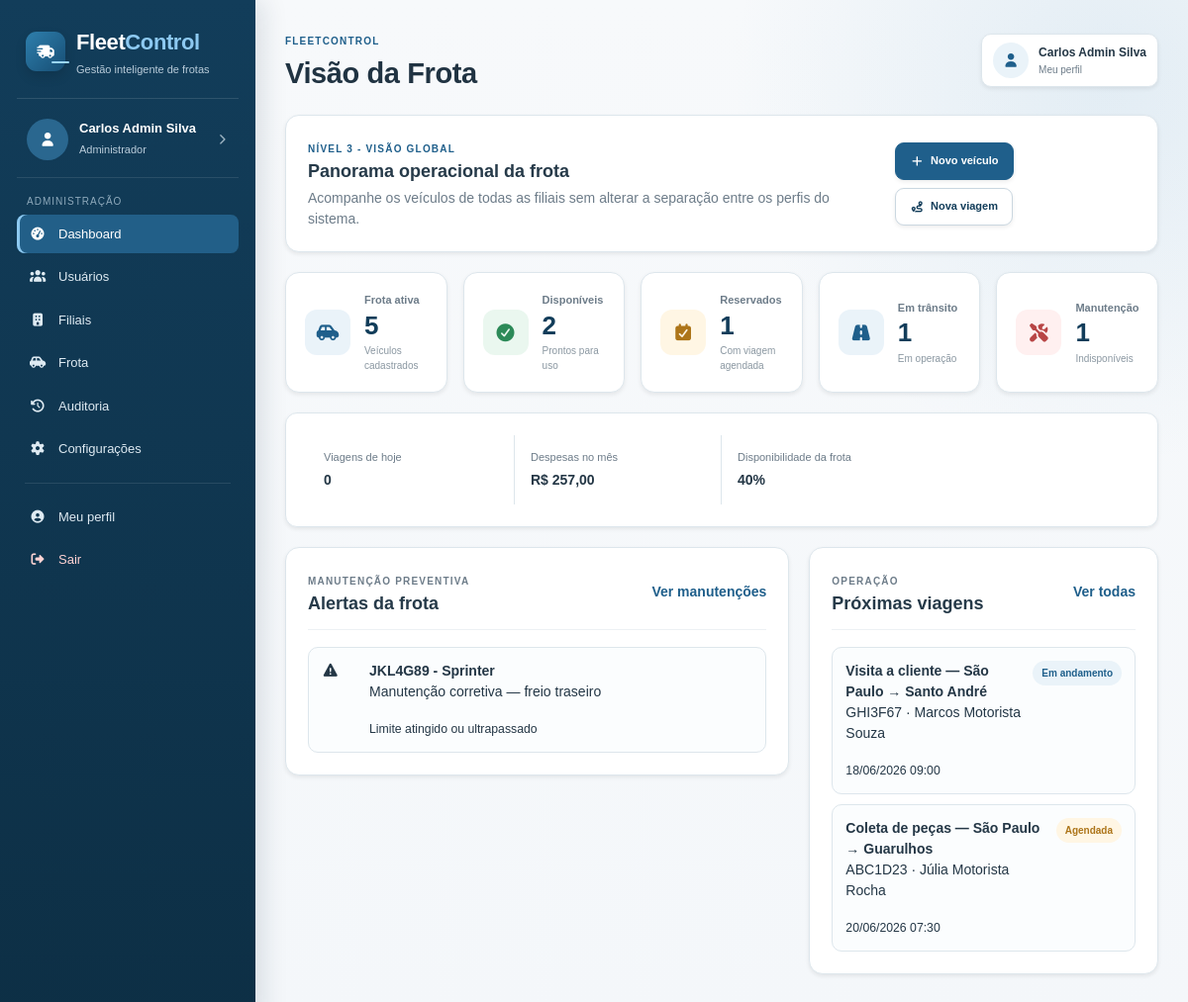
The page /gerente/dashboard.php (signed in) on the database its author committed.
### tables this page shows
CREATE TABLE planos_manutencao (
    id                  INT UNSIGNED    NOT NULL AUTO_INCREMENT,
    veiculo_id          INT UNSIGNED    NOT NULL,
    tipo_servico        VARCHAR(100)    NOT NULL,
    km_limite           INT UNSIGNED    NOT NULL,
    data_agendamento    DATE            DEFAULT NULL,
    status              ENUM('pendente','concluido','cancelado') NOT NULL DEFAULT 'pendente',
    observacoes         TEXT            DEFAULT NULL,
    criado_em           DATETIME        NOT NULL DEFAULT CURRENT_TIMESTAMP,
    PRIMARY KEY (id),
    CONSTRAINT fk_manutencao_veiculo
        FOREIGN KEY (veiculo_id) REFERENCES veiculos(id)
        ON UPDATE CASCADE ON DELETE CASCADE
);

CREATE TABLE veiculos (
    id                      INT UNSIGNED    NOT NULL AUTO_INCREMENT,
    placa                   VARCHAR(8)      NOT NULL,
    modelo                  VARCHAR(80)     NOT NULL,
    marca                   VARCHAR(60)     NOT NULL,
    chassi                  VARCHAR(17)     NOT NULL,
    renavam                 VARCHAR(11)     NOT NULL,
    ano                     YEAR            NOT NULL,
    categoria_cnh_exigida   ENUM('A','B','C','D','E') NOT NULL DEFAULT 'B',
    odometro_inicial        INT UNSIGNED    NOT NULL DEFAULT 0,
    odometro_atual          INT UNSIGNED    NOT NULL DEFAULT 0,
    status                  ENUM('disponivel','reservado','em_transito','manutencao') NOT NULL DEFAULT 'disponivel',
    filial_id               INT UNSIGNED    DEFAULT NULL,
    ativo                   TINYINT(1)      NOT NULL DEFAULT 1,
    criado_em               DATETIME        NOT NULL DEFAULT CURRENT_TIMESTAMP,
    PRIMARY KEY (id),
    UNIQUE KEY uq_veiculo_placa   (placa),
    UNIQUE KEY uq_veiculo_chassi  (chassi),
    UNIQUE KEY uq_veiculo_renavam (renavam),
    CONSTRAINT fk_veiculo_filial
        FOREIGN KEY (filial_id) REFERENCES filiais(id)
        ON UPDATE CASCADE ON DELETE SET NULL
);

CREATE TABLE viagens (
    id                          INT UNSIGNED    NOT NULL AUTO_INCREMENT,
    veiculo_id                  INT UNSIGNED    NOT NULL,
    motorista_id                INT UNSIGNED    NOT NULL,
    gerente_id                  INT UNSIGNED    NOT NULL,
    filial_id                   INT UNSIGNED    DEFAULT NULL,
    descricao_rota              TEXT            NOT NULL,
    data_partida                DATETIME        NOT NULL,
    previsao_retorno            DATETIME        NOT NULL,
    retorno_real                DATETIME        DEFAULT NULL,
    status                      ENUM('agendada','em_andamento','concluida','cancelada') NOT NULL DEFAULT 'agendada',
    odometro_inicial            INT UNSIGNED    DEFAULT NULL,
    odometro_final              INT UNSIGNED    DEFAULT NULL,
    combustivel_inicial         DECIMAL(4,1)    DEFAULT NULL,
    combustivel_final           DECIMAL(4,1)    DEFAULT NULL,
    observacoes_encerramento    TEXT            DEFAULT NULL,
    criado_em                   DATETIME        NOT NULL DEFAULT CURRENT_TIMESTAMP,
    PRIMARY KEY (id),
    CONSTRAINT fk_viagem_veiculo
        FOREIGN KEY (veiculo_id)   REFERENCES veiculos(id)            ON UPDATE CASCADE,
    CONSTRAINT fk_viagem_motorista
        FOREIGN KEY (motorista_id) REFERENCES motoristas(usuario_id)  ON UPDATE CASCADE,
    CONSTRAINT fk_viagem_gerente
        FOREIGN KEY (gerente_id)   REFERENCES usuarios(id)            ON UPDATE CASCADE,
    CONSTRAINT fk_viagem_filial
        FOREIGN KEY (filial_id)    REFERENCES filiais(id)             ON UPDATE CASCADE ON DELETE SET NULL
);

CREATE TABLE usuarios (
    id                  INT UNSIGNED    NOT NULL AUTO_INCREMENT,
    nome                VARCHAR(100)    NOT NULL,
    cpf                 VARCHAR(14)     NOT NULL,
    rg                  VARCHAR(20)     DEFAULT NULL,
    email               VARCHAR(150)    NOT NULL,
    telefone            VARCHAR(20)     DEFAULT NULL,
    foto                VARCHAR(255)    DEFAULT NULL,
    senha_hash          VARCHAR(255)    NOT NULL,
    perfil              ENUM('admin','gerente','motorista') NOT NULL,
    filial_id           INT UNSIGNED    DEFAULT NULL,
    ativo               TINYINT(1)      NOT NULL DEFAULT 1,
    token_recuperacao   VARCHAR(100)    DEFAULT NULL,
    token_expiracao     DATETIME        DEFAULT NULL,
    criado_em           DATETIME        NOT NULL DEFAULT CURRENT_TIMESTAMP,
    PRIMARY KEY (id),
    UNIQUE KEY uq_usuario_cpf   (cpf),
    UNIQUE KEY uq_usuario_email (email),
    CONSTRAINT fk_usuario_filial
        FOREIGN KEY (filial_id) REFERENCES filiais(id)
        ON UPDATE CASCADE ON DELETE SET NULL
);

### funcoes.php (called while the page is built, shortened)
<?php
function escapar($texto)
{
    return htmlspecialchars((string) $texto, ENT_QUOTES, 'UTF-8');
}
function data_hora_br($data)
{
    return date('d/m/Y H:i', strtotime($data));
}
function moeda_br($valor)
{
    return 'R$ ' . number_format((float) $valor, 2, ',', '.');
}
function status_viagem_nome($status)
{
    $nomes = [
        'agendada' => 'Agendada',
        'em_andamento' => 'Em andamento',
        'concluida' => 'Concluída',
        'cancelada' => 'Cancelada'
    ];
    return $nomes[$status] ?? ucfirst(str_replace('_', ' ', $status));
}
function classe_status($status)
{
    $classes = [
        'disponivel' => 'disponivel',
        'reservado' => 'reservada',
        'em_transito' => 'transito',
        'manutencao' => 'manutencao',
        'agendada' => 'reservada',
        'em_andamento' => 'andamento',
        'concluida' => 'concluida',
        'cancelada' => 'cancelada',
        'pendente' => 'reservada',
        'concluido' => 'concluida',
        'cancelado' => 'cancelada'
    ];
    return $classes[$status] ?? 'andamento';
}
?>

### gerente/dashboard.php (the view, shortened to what this page needs)
<?php
include "../conexao.php";
include "../funcoes.php";
$perfil_atual = $_SESSION['usuario']['perfil'];
$filial_usuario = filial_do_usuario();
$visao_global = $perfil_atual === 'admin';
$filtro_filial = $visao_global ? '' : ' AND filial_id = ' . (int) $filial_usuario;
$total_veiculos = (int) $sql->query(
    "SELECT COUNT(*) AS total
     FROM veiculos
     WHERE ativo = 1" . $filtro_filial
)->fetch_assoc()['total'];
$disponiveis = (int) $sql->query(
    "SELECT COUNT(*) AS total
     FROM veiculos
     WHERE ativo = 1
       AND status = 'disponivel'" . $filtro_filial
)->fetch_assoc()['total'];
$reservados = (int) $sql->query(
    "SELECT COUNT(*) AS total
     FROM veiculos
     WHERE ativo = 1
       AND status = 'reservado'" . $filtro_filial
)->fetch_assoc()['total'];
$em_transito = (int) $sql->query(
    "SELECT COUNT(*) AS total
     FROM veiculos
     WHERE ativo = 1
       AND status = 'em_transito'" . $filtro_filial
)->fetch_assoc()['total'];
$em_manutencao = (int) $sql->query(
    "SELECT COUNT(*) AS total
     FROM veiculos
     WHERE ativo = 1
       AND status = 'manutencao'" . $filtro_filial
)->fetch_assoc()['total'];
$filtro_viagem = $visao_global ? '' : ' AND v.filial_id = ' . (int) $filial_usuario;
$viagens_hoje = (int) $sql->query(
    "SELECT COUNT(*) AS total
     FROM viagens v
     WHERE DATE(v.data_partida) = CURDATE()" . $filtro_viagem
)->fetch_assoc()['total'];
$despesas_mes = (float) $sql->query(
    "SELECT COALESCE(SUM(d.valor), 0) AS total
     FROM despesas_viagem d
     INNER JOIN viagens v ON v.id = d.viagem_id
     WHERE YEAR(d.lancado_em) = YEAR(CURDATE())
       AND MONTH(d.lancado_em) = MONTH(CURDATE())" . $filtro_viagem
)->fetch_assoc()['total'];
$filtro_manutencao = $visao_global ? '' : ' AND ve.filial_id = ' . (int) $filial_usuario;
$alertas = $sql->query(
    "SELECT p.id, p.tipo_servico, p.km_limite,
            ve.id AS veiculo_id, ve.placa, ve.modelo, ve.odometro_atual,
            (p.km_limite - ve.odometro_atual) AS km_restantes
     FROM planos_manutencao p
     INNER JOIN veiculos ve ON ve.id = p.veiculo_id
     WHERE p.status = 'pendente'
       AND ve.ativo = 1
       AND (p.km_limite - ve.odometro_atual) <= 500" . $filtro_manutencao . "
     ORDER BY km_restantes ASC
     LIMIT 6"
);
$proximas_viagens = $sql->query(
    "SELECT v.id, v.descricao_rota, v.data_partida, v.status,
            ve.placa, ve.modelo, u.nome AS motorista
     FROM viagens v
     INNER JOIN veiculos ve ON ve.id = v.veiculo_id
     INNER JOIN usuarios u ON u.id = v.motorista_id
     WHERE v.status IN ('agendada', 'em_andamento')" . $filtro_viagem . "
     ORDER BY v.data_partida ASC
     LIMIT 6"
);
include '../cabecalho.php';
?>
<div class="dashboard-intro painel shadow-sm">
    <div>
        <span class="etiqueta"><?php echo $visao_global ? 'Nível 3 - Visão global' : 'Nível 2 - Gestão da filial'; ?></span>
        <h3><?php echo $visao_global ? 'Panorama operacional da frota' : 'Controle da sua frota'; ?></h3>
        <p>
            <?php if ($visao_global): ?>
                Acompanhe os veículos de todas as filiais sem alterar a separação entre os perfis do sistema.
            <?php else: ?>
                Os indicadores abaixo consideram somente os veículos, motoristas e viagens da sua filial.
            <?php endif; ?>
        </p>
    </div>
    <div class="atalhos-topo">
        <a href="veiculo-form.php" class="botao botao-principal shadow-sm">
            <i class="fa-solid fa-plus"></i>
            Novo veículo
        </a>
        <a href="viagem-form.php" class="botao botao-secundario shadow-sm">
            <i class="fa-solid fa-route"></i>
            Nova viagem
        </a>
    </div>
</div>
<div class="cards cards-cinco">
    <a href="veiculos.php" class="card-info shadow-sm">
        <span class="card-icone"><i class="fa-solid fa-car-side"></i></span>
        <div>
            <span>Frota ativa</span>
            <strong><?php echo $total_veiculos; ?></strong>
            <small>Veículos cadastrados</small>
        </div>
    </a>
    <a href="veiculos.php?status=disponivel" class="card-info shadow-sm">
        <span class="card-icone verde"><i class="fa-solid fa-circle-check"></i></span>
        <div>
            <span>Disponíveis</span>
            <strong><?php echo $disponiveis; ?></strong>
            <small>Prontos para uso</small>
        </div>
    </a>
    <a href="veiculos.php?status=reservado" class="card-info shadow-sm">
        <span class="card-icone amarelo"><i class="fa-solid fa-calendar-check"></i></span>
        <div>
            <span>Reservados</span>
            <strong><?php echo $reservados; ?></strong>
            <small>Com viagem agendada</small>
        </div>
    </a>
    <a href="veiculos.php?status=em_transito" class="card-info shadow-sm">
        <span class="card-icone"><i class="fa-solid fa-road"></i></span>
        <div>
            <span>Em trânsito</span>
            <strong><?php echo $em_transito; ?></strong>
            <small>Em operação</small>
        </div>
    </a>
    <a href="veiculos.php?status=manutencao" class="card-info shadow-sm">
        <span class="card-icone vermelho"><i class="fa-solid fa-screwdriver-wrench"></i></span>
        <div>
            <span>Manutenção</span>
            <strong><?php echo $em_manutencao; ?></strong>
            <small>Indisponíveis</small>
        </div>
    </a>
</div>
<div class="metricas-faixa painel shadow-sm">
    <div>
        <span>Viagens de hoje</span>
        <strong><?php echo $viagens_hoje; ?></strong>
    </div>
    <div>
        <span>Despesas no mês</span>
        <strong><?php echo moeda_br($despesas_mes); ?></strong>
    </div>
    <div>
        <span>Disponibilidade da frota</span>
        <strong>
            <?php echo $total_veiculos > 0 ? number_format(($disponiveis / $total_veiculos) * 100, 0) : 0; ?>%
        </strong>
    </div>
</div>
<div class="dashboard-grid">
    <div class="painel shadow-sm">
        <div class="painel-titulo">
            <div>
                <span class="mini-etiqueta">Manutenção preventiva</span>
                <h3>Alertas da frota</h3>
            </div>
            <a href="manutencoes.php" class="link-destaque">Ver manutenções</a>
        </div>
        <div class="alerta-lista">
            <?php while ($alerta = $alertas->fetch_assoc()): ?>
                <div class="alerta-item <?php echo (int) $alerta['km_restantes'] <= 0 ? 'critico' : ''; ?>">
                    <span class="alerta-icone">
                        <i class="fa-solid fa-triangle-exclamation"></i>
                    </span>
                    <div>
                        <strong><?php echo escapar($alerta['placa'] . ' - ' . $alerta['modelo']); ?></strong>
                        <p><?php echo escapar($alerta['tipo_servico']); ?></p>
                        <small>
                            <?php if ((int) $alerta['km_restantes'] <= 0): ?>
                                Limite atingido ou ultrapassado
                            <?php else: ?>
                                Faltam <?php echo number_format($alerta['km_restantes'], 0, ',', '.'); ?> km
                            <?php endif; ?>
                        </small>
                    </div>
                </div>
            <?php endwhile; ?>
        </div>
    </div>
    <div class="painel shadow-sm">
        <div class="painel-titulo">
            <div>
                <span class="mini-etiqueta">Operação</span>
                <h3>Próximas viagens</h3>
            </div>
            <a href="viagens.php" class="link-destaque">Ver todas</a>
        </div>
        <div class="viagem-lista">
            <?php while ($viagem = $proximas_viagens->fetch_assoc()): ?>
                <div class="viagem-item">
                    <div>
                        <strong><?php echo escapar($viagem['descricao_rota']); ?></strong>
                        <p><?php echo escapar($viagem['placa'] . ' · ' . $viagem['motorista']); ?></p>
                        <small><?php echo data_hora_br($viagem['data_partida']); ?></small>
                    </div>
                    <span class="status <?php echo classe_status($viagem['status']); ?>">
                        <?php echo escapar(status_viagem_nome($viagem['status'])); ?>
                    </span>
                </div>
            <?php endwhile; ?>
        </div>
    </div>
</div>
<?php include '../rodape.php'; ?>

### rows shown on the page
planos_manutencao: veiculo.modelo "JKL4G89 - Sprinter", tipo_servico "Manutenção corretiva — freio traseiro"
viagens: descricao_rota "Visita a cliente — São Paulo → Santo André", veiculo.nome "GHI3F67 · Marcos Motorista Souza", data_partida "18/06/2026 09:00", status "Em andamento"
viagens: descricao_rota "Coleta de peças — São Paulo → Guarulhos", veiculo.nome "ABC1D23 · Júlia Motorista Rocha", data_partida "20/06/2026 07:30", status "Agendada"

### other values the page prints
escapar($nome_atual) "Carlos Admin Silva"
escapar(perfil_nome($perfil_atual)) "Administrador"
escapar($titulo) "Visão da Frota"
escapar($_SESSION['usuario']['nome'] ?? 'Usuário') "Carlos Admin Silva"
$total_veiculos "5"
$disponiveis "2"
$reservados "1"
$em_transito "1"
$em_manutencao "1"
$viagens_hoje "0"
moeda_br($despesas_mes) "R$ 257,00"
